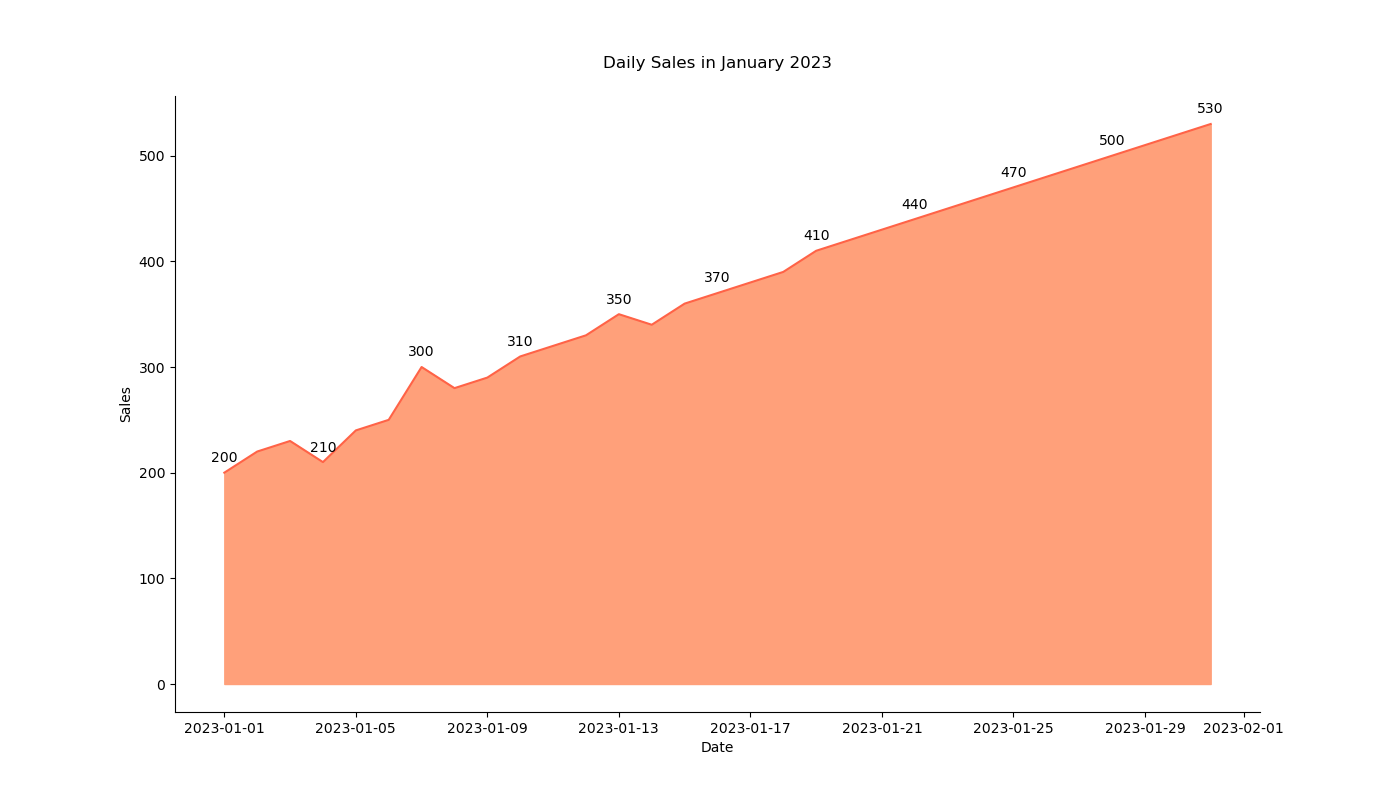

Write the Python code that produced this figure.

import seaborn as sns
import pandas as pd
import matplotlib.pyplot as plt

# Data
data = {
    'Date': pd.date_range(start='2023-01-01', periods=31, freq='D'),
    'Sales': [
        200, 220, 230, 210, 240, 250, 300, 280, 290, 310,
        320, 330, 350, 340, 360, 370, 380, 390, 410, 420,
        430, 440, 450, 460, 470, 480, 490, 500, 510, 520, 530
    ]
}

df = pd.DataFrame(data)

# Visualization
plt.figure(figsize=(14, 8))
area_chart = sns.lineplot(data=df, x='Date', y='Sales', color="#FF6347")
plt.fill_between(data['Date'], data['Sales'], color="#FFA07A")

# Annotation
for index in range(0, df.shape[0], 3):  # Adding annotations every 3 days for more frequent labels
    date = df.iloc[index]['Date']
    sales = df.iloc[index]['Sales']
    plt.text(date, sales + 10, str(sales), ha='center')

# Customization
plt.title('Daily Sales in January 2023', pad=20)
plt.xlabel('Date')
plt.ylabel('Sales')
sns.despine()

# Show the plot
plt.show()
